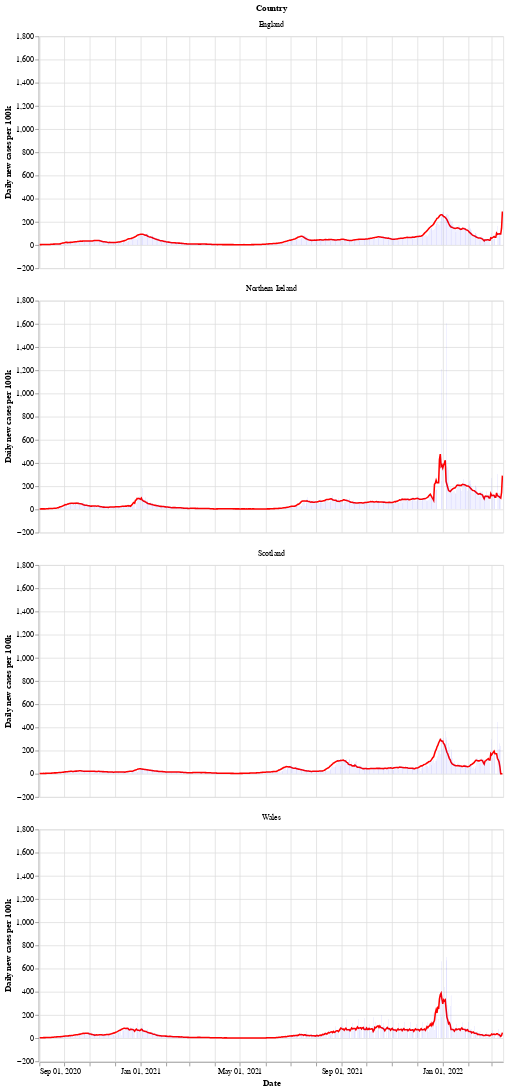

This figure's notebook cell:
### Markdown cell above
Next is a bar chart of the number of new cases in each country (per 100k population), with the 7 day moving average of cases. Again we see that Wales saw a longer period of raising and falling cases compared to the other countries.

After a period of cases falling, each nation is now seeing a rise in the number of cases - especially in Wales.

### Code cell
# collapse
bars = alt.Chart(uk_cases).mark_bar().encode(
    x=alt.X("yearmonthdate(date):T", axis=alt.Axis(title='Date')),
    y=alt.Y("newCasesRate:Q", axis=alt.Axis(title='Daily new cases per 100k')),
    tooltip='newCasesRate',
    color=alt.condition(
        alt.datum.dailyChange > 0,
        alt.value("orange"),  # The positive color
        alt.value("blue")  # The negative color
    )
).properties(title='New cases per 100k population with rolling 7 day average', width=600).interactive()
line = alt.Chart(uk_cases).mark_line(
    color='red',
    size=2,
).transform_window(
    rolling_mean='mean(newCasesRate)',
    frame=[0, 7],
    groupby=['areaName']
).encode(
    x='yearmonthdate(date):T',
    y='rolling_mean:Q'
)
alt.layer(line, bars, data=uk_cases).facet(alt.Row('areaName', title='Country'), columns=1)

### Figure 1 — Vega-Lite specification as saved in the notebook (floating-point values rounded to 4 significant figures; data arrays with more than 128 entries replaced by an {"elided": "..."} marker saying what was removed)
{"config": {"view": {"continuousWidth": 400, "continuousHeight": 300}}, "data": {"name": "data-18b016f6e8e8979212955707c2f72b14"}, "facet": {"type": "nominal", "field": "areaName", "title": "Country"}, "spec": {"layer": [{"mark": {"type": "line", "color": "red", "size": 2}, "encoding": {"x": {"type": "temporal", "field": "date", "timeUnit": "yearmonthdate"}, "y": {"type": "quantitative", "field": "rolling_mean"}}, "transform": [{"window": [{"op": "mean", "field": "newCasesRate", "as": "rolling_mean"}], "frame": [0, 7], "groupby": ["areaName"]}]}, {"mark": "bar", "encoding": {"color": {"condition": {"value": "orange", "test": "(datum.dailyChange > 0)"}, "value": "blue"}, "tooltip": {"type": "quantitative", "field": "newCasesRate"}, "x": {"type": "temporal", "axis": {"title": "Date"}, "field": "date", "timeUnit": "yearmonthdate"}, "y": {"type": "quantitative", "axis": {"title": "Daily new cases per 100k"}, "field": "newCasesRate"}}, "selection": {"selector002": {"type": "interval", "bind": "scales", "encodings": ["x", "y"]}}, "title": "New cases per 100k population with rolling 7 day average", "width": 600}]}, "columns": 1, "$schema": "https://vega.github.io/schema/vega-lite/v4.8.1.json", "datasets": {"data-18b016f6e8e8979212955707c2f72b14": {"elided": "2240 records"}}}
